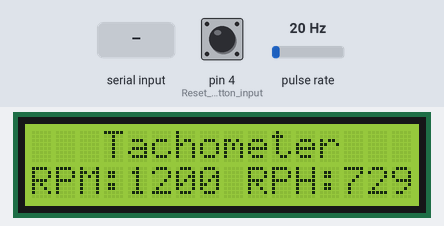
The sketch below on a simulated Arduino Uno, built with avr-gcc and run on an emulated ATmega328P. On the bench: 16×2 character LCD. Wiring (inferred from the names in the program): pulse sensor: data pin 2. Inputs (shaded band) come from the test bench; at power-on: pin 4 (Reset_button_input) HIGH, pulse rate 20 Hz. EEPROM starts erased; what the sketch prints to the serial monitor is not drawn.

Above: at 1.6 s.
1.7 s: pin 4 (Reset_button_input) pulled LOW for 0.15 s
At 3.0 s:
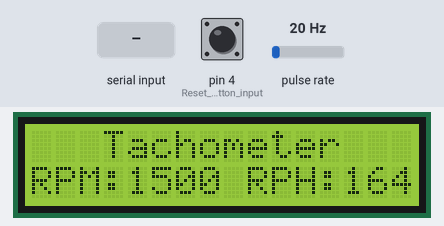
3.7 s: "reset\n" received over Serial
At 4.9 s:
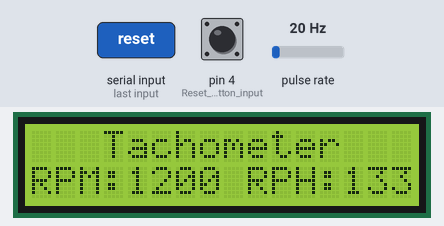
6.7 s: pulse rate (sensor on pin 2) set to 4 Hz
At 8.0 s:
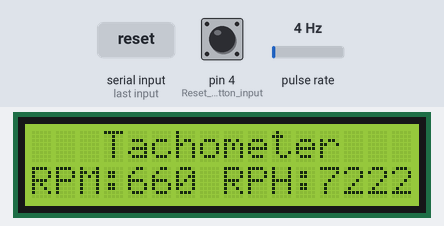
9.7 s: pin 4 (Reset_button_input) pulled LOW for 1 s
At 10.5 s:
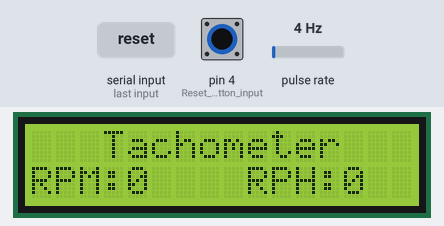
13.3 s: pulse rate (sensor on pin 2) set to 50 Hz
At 14.2 s:
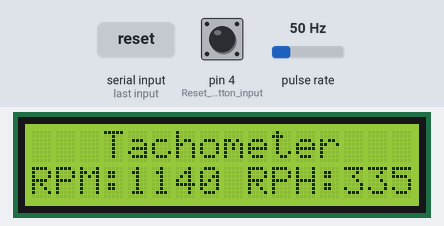
16.3 s: pulse rate (sensor on pin 2) set to 100 Hz
At 17.6 s:
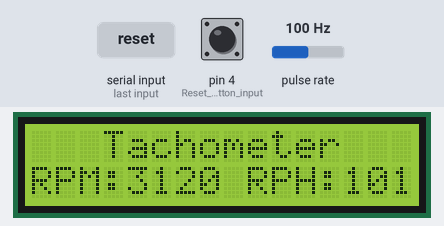
Timing chart, 0 to 19.3 s (numbered marks = the images above; inputs shaded):
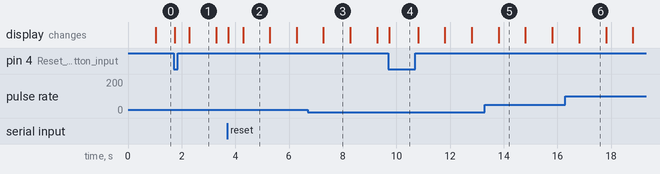

Measured:
- what the display in image 1 shows lasts 1.0 s, from 2.3 s to 3.3 s

The sketch:

TachoMeter.ino
```cpp
#include <Wire.h>
#include <LiquidCrystal_I2C.h>
#include <EEPROM.h>

LiquidCrystal_I2C lcd(0x27, 16, 2);

// Runtime counters
volatile unsigned long revCount = 0;
unsigned long totalRevs = 0;
unsigned int rpm = 0;
float rph = 0;

// Timing
unsigned long lastUpdate = 0;
unsigned long startTime = 0;
unsigned long lastPulseTime = 0;
unsigned long lastPulseReceived = 0;
unsigned long lastEEPROMWrite = 0;

// Constants
const unsigned long debounceDelay = 10;     // ms
const unsigned long pulseTimeout = 22000;   // 22 seconds sensor fail
const unsigned long eepromInterval = 30000; // Save every 30 seconds

// LCD update memory
unsigned int prevRpm = 99999;
unsigned long prevRph = 999999;

void setup() {
  pinMode(2, INPUT_PULLUP);  // IR sensor input
  pinMode(4, INPUT_PULLUP);  // Reset button input

  attachInterrupt(digitalPinToInterrupt(2), countRevolution, FALLING);

  lcd.init();
  lcd.backlight();
  Serial.begin(9600);

  EEPROM.get(0, totalRevs);  // Load saved total revolutions
  startTime = millis();
}

void loop() {
  // Check for serial reset command
  if (Serial.available() > 0) {
    String input = Serial.readStringUntil('\n');
    input.trim();  // Remove whitespace/newlines

    if (input.equalsIgnoreCase("reset") || input.equalsIgnoreCase("r")) {
      resetCounters();
      Serial.println("**** Reset via Serial ****");
    }
  }

  unsigned long now = millis();

  // Manual reset button pressed (active LOW)
  if (digitalRead(4) == LOW) {
    resetCounters();
    Serial.println("**** Reset via Button ****");
    delay(500);  // Simple debounce delay for button
  }

  if (now - lastUpdate >= 1000) {
    noInterrupts();
    unsigned long count = revCount;
    revCount = 0;
    interrupts();

    if (count == 0) {
      if (now - lastPulseReceived > pulseTimeout) {
        rpm = 0;
        rph = 0;
        totalRevs = 0;
      } else {
        rpm = 0;
      }
    } else {
      rpm = count * 60;
      totalRevs += count;
      lastPulseReceived = now;

      float elapsedHours = (now - startTime) / 3600000.0;
      rph = (elapsedHours > 0) ? (totalRevs / elapsedHours) : 0;
    }

    // EEPROM save every 30 seconds
    if (now - lastEEPROMWrite > eepromInterval) {
      EEPROM.put(0, totalRevs);
      lastEEPROMWrite = now;
    }

    // Update LCD only if values changed
    if (rpm != prevRpm || (unsigned long)rph != prevRph) {
      lcd.setCursor(0, 0);
      lcd.print("   Tachometer     ");  // Clear rest of line

      lcd.setCursor(0, 1);
      lcd.print("RPM:");
      lcd.print(rpm);
      lcd.print(" ");

      int rpmDigits = (rpm < 10) ? 1 : (rpm < 100) ? 2 : (rpm < 1000) ? 3 : 4;
      int padding = 7 - (4 + rpmDigits);  // 4 = length of "RPM:"

      for (int i = 0; i < padding; i++) lcd.print(" ");

      lcd.print("RPH:");
      lcd.print((unsigned long)rph);
      lcd.print("    ");

      prevRpm = rpm;
      prevRph = (unsigned long)rph;
    }

    // Serial output for monitoring
    Serial.print("RPM: ");
    Serial.print(rpm);
    Serial.print(" | RPH: ");
    Serial.print((unsigned long)rph);
    Serial.print(" | Total: ");
    Serial.println(totalRevs);

    lastUpdate = now;
  }
}

void countRevolution() {
  unsigned long currentTime = millis();
  if (currentTime - lastPulseTime > debounceDelay) {
    revCount++;
    lastPulseTime = currentTime;
  }
}

void resetCounters() {
  totalRevs = 0;
  rpm = 0;
  rph = 0;
  startTime = millis();
  EEPROM.put(0, totalRevs);

  lcd.clear();
  lcd.setCursor(0, 0);
  lcd.print("   Tachometer     ");
  lcd.setCursor(0, 1);
  lcd.print("RPM:0    RPH:0 ");

  prevRpm = 0;
  prevRph = 0;
}
```
